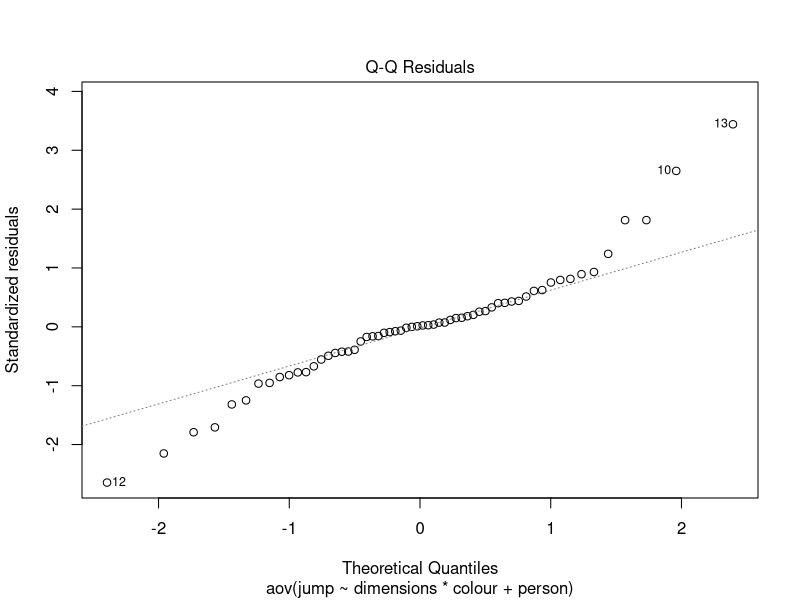
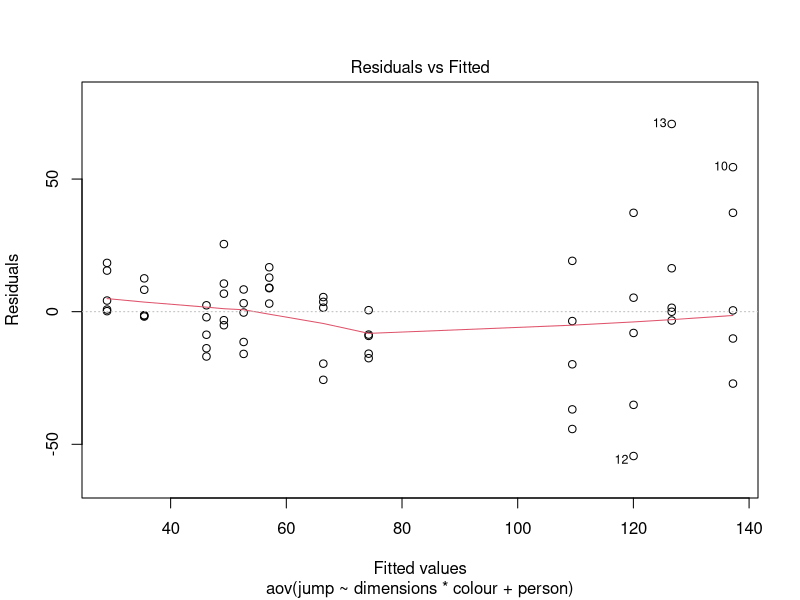
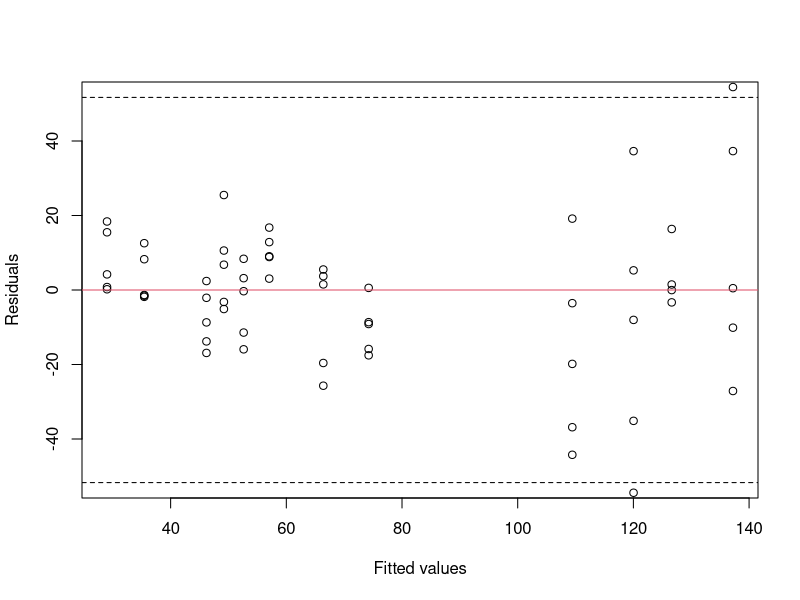

Here is the R script that generated these plots, in order:
## ---- chunk 1
library(readxl)
frog_dat <- read_excel("data/frogs.xlsx")
frog_dat <- as.data.frame(frog_dat)
frog_dat$dimensions <- as.factor(frog_dat$dimensions)
frog_dat$colour <- as.factor(frog_dat$colour)
## ---- chunk 2
fit <- aov(jump ~ dimensions * colour, data = frog_dat)
summary(fit)
## ---- chunk 3
TukeyHSD(fit, "dimensions", conf.level = 0.95)
## ---- chunk 4
block_fit <- aov(jump ~ dimensions * colour + person, data = frog_dat)
summary(block_fit)
## ---- chunk 5
fit2 <- lm(jump ~ dimensions * colour + person, data = frog_dat)
summary(fit2)
confint(fit2, "personDaughter", level = 0.95)
## ---- chunk 6
TukeyHSD(block_fit, "dimensions", conf.level = 0.95)
## ---- chunk 7
# qq-plot of the residuals to check Normality assumption
plot(block_fit, which = 2)
## ---- chunk 8
# plot of residuals vs. fitted values to check zero expectation assumption as
# well as equality of variance assumption
plot(block_fit, which = 1)
## ---- chunk 9
# check for the presence of outliers
frog.res <- data.frame(res = residuals(block_fit), fitted = fitted(block_fit))

mse <- sum(residuals(block_fit)^2) / block_fit$df

tmp <- qnorm(1 - 0.05/(2 * 60), sd = sqrt(mse * (1 - 1/2)))
plot(res ~ fitted, data = frog.res,
    xlab = "Fitted values",
    ylab = "Residuals",
    ylim = c(-tmp, tmp))

abline(h = 0, col = 2)
abline(h = tmp, lty = 2)
abline(h = -tmp, lty = 2)
